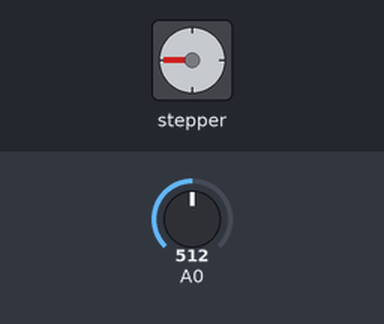
The sketch below on a simulated Arduino Uno, built with avr-gcc and run on an emulated ATmega328P. Parts: stepper motor. The inputs (shaded band) are chosen by the test bench; at power-on: A0 = 512. Stepper angles assume 200 steps per turn.

Above: at 2.2 s.
2.3 s: A0 set to 716
At 2.69 s:
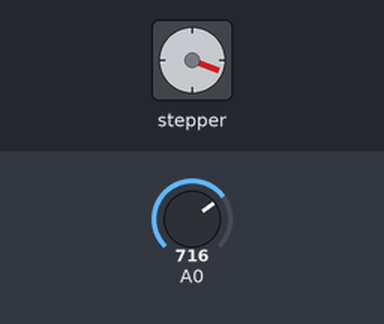
5.3 s: A0 set to 900
At 5.71 s:
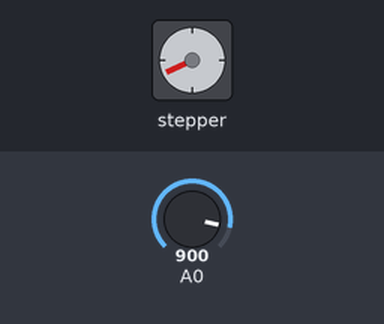
8.3 s: A0 set to 1023
At 8.72 s:
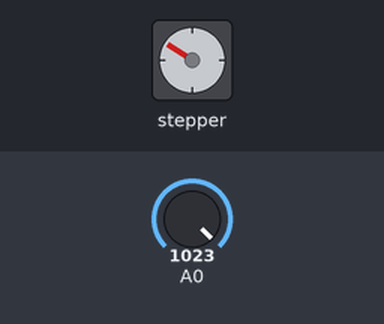
Timing chart, 0 to 20.3 s (numbered marks = the images above; inputs shaded):
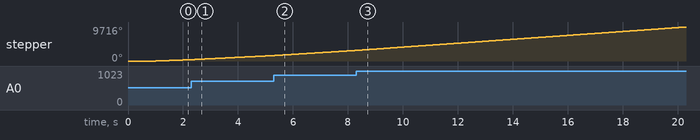

The sketch:

prak1_stepper_bag2.ino
```cpp
//Mengendalikan kecepatan motor stepper
#include <Stepper.h>

const int stepsPerRevolution = 200;  // ubah angka ini sesuai dengan jumlah step dalam 1 putaran


// menginisialisasi stepper menggunakan pin 8, 9, 10, dan 11 secara berurutan
Stepper myStepper(stepsPerRevolution, 8, 9, 10, 11);

int stepCount = 0;  // nilai dari step awal

void setup() {
  Serial.print ("Speed Control Motor Stepper");
  delay(1000); //persiapan
}

void loop() {
  // membaca nilai masukkan dari potensio
  int sensorReading = analogRead(A0);
  // proses pembacaan potensio menjadi kecepatan motor
  int motorSpeed = map(sensorReading, 0, 1023, 0, 100);
  // mengatur kecepatan motor berdasarkan potensio
  if (motorSpeed > 0) {
    myStepper.setSpeed(motorSpeed);
    myStepper.step(stepsPerRevolution / 100);
  }
}
```
